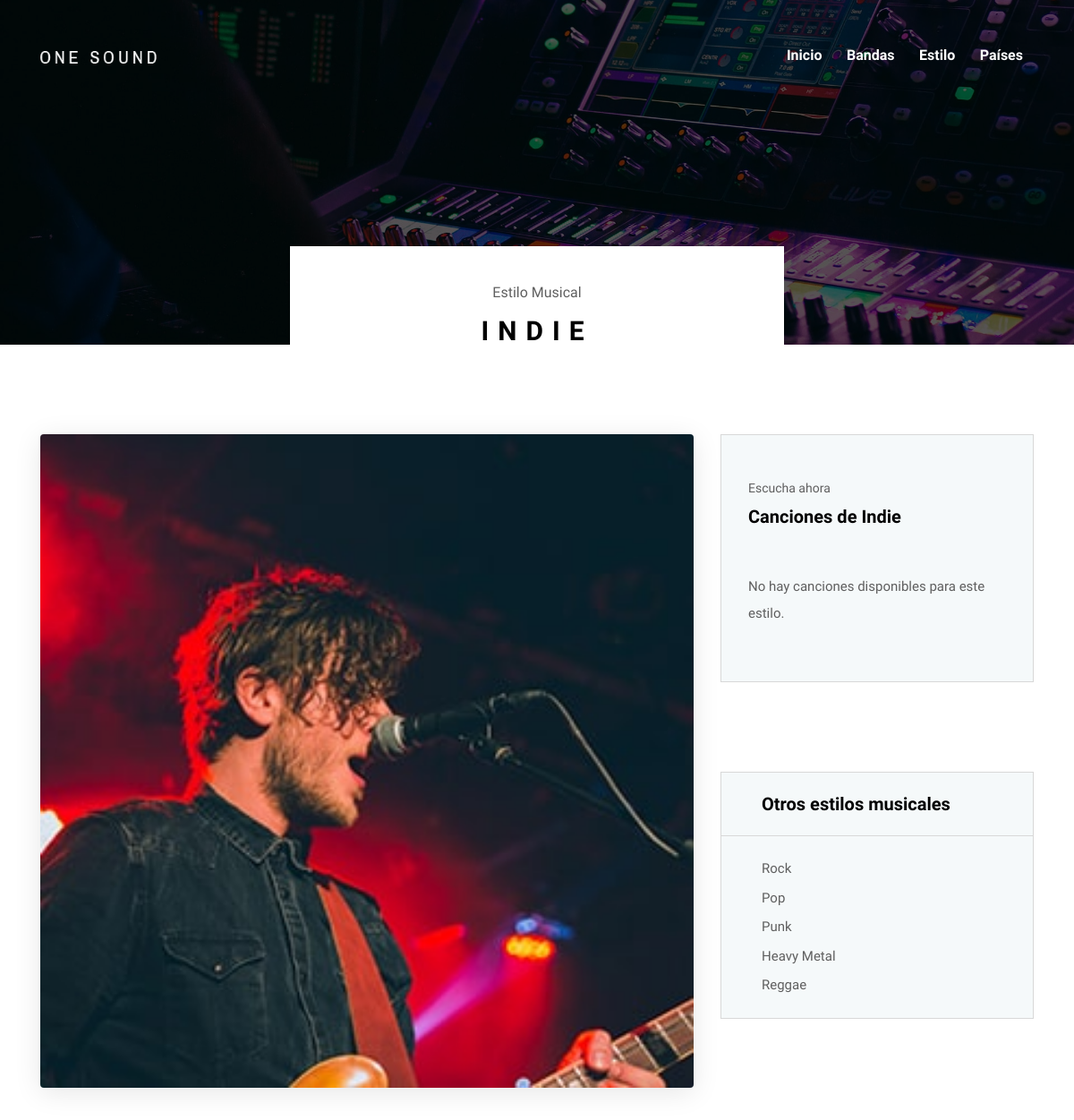
Before: /estilo/6/ (upper part) with the older database file.
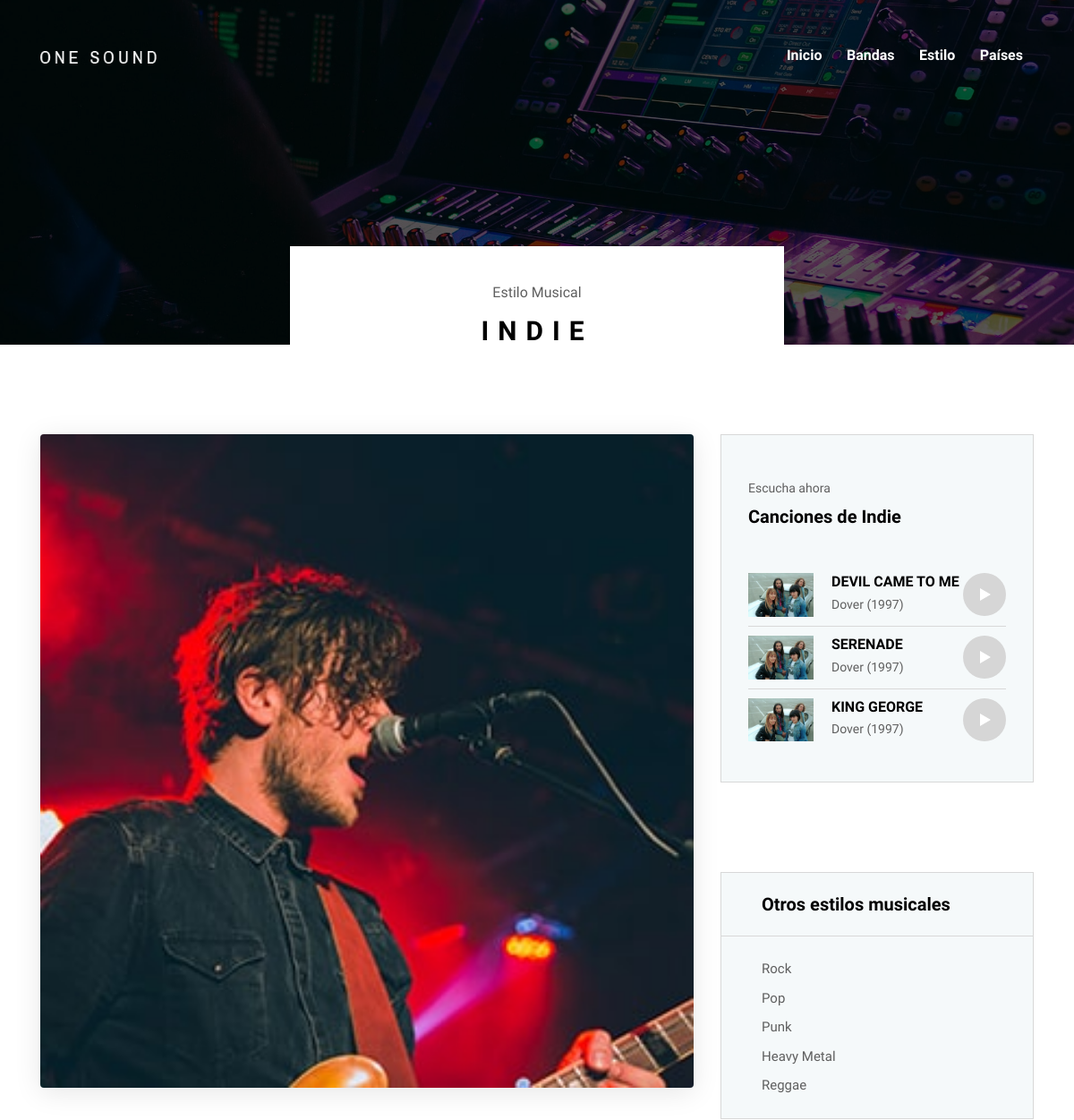
After: the same page with the newer database file.
### jukeBoxApp/models.py (models this page shows, shortened)
class EstiloMusical(models.Model):
    nombre = models.CharField(max_length=50)
    descripcion = models.TextField()

class Cancion(models.Model):
    titulo = models.CharField(max_length=200)
    banda = models.ForeignKey(Banda, on_delete=models.CASCADE, related_name='canciones')
    anio_publicacion = models.IntegerField()
    archivo_audio = models.FileField(upload_to='canciones/', blank=True, null=True)
    class Meta:
        verbose_name = "Canción"
        verbose_name_plural = "Canciones"
        ordering = ['anio_publicacion']

class Banda(models.Model):
    nombre = models.CharField(max_length=200)
    pais_origen = models.ForeignKey(Pais, on_delete=models.CASCADE)
    estilos = models.ManyToManyField(EstiloMusical)
    anio_formacion = models.IntegerField()
    descripcion = models.TextField()
    imagen = models.ImageField(upload_to='bandas/', blank=True, null=True)

### jukeBoxApp/views.py (the view)
# urls.py: path('estilo/<int:pk>/', views.estilo_detalle, name='estilo_detalle'),
def estilo_detalle(request, pk):
    estilo = get_object_or_404(EstiloMusical, pk=pk)
    estilos_relacionados = EstiloMusical.objects.exclude(pk=pk)[:5]
    bandas_con_estilo = estilo.banda_set.all()
    canciones = Cancion.objects.filter(banda__in=bandas_con_estilo).order_by('?')[:3]
    return render(request, 'jukeBoxApp/estilo_detalle.html', {
        'estilo': estilo,
        'estilos_relacionados': estilos_relacionados,
        'canciones': canciones
    })

### jukeBoxApp/templates/jukeBoxApp/estilo_detalle.html (shortened to what this page needs)
{% extends "jukeBoxApp/base.html" %}
{% load static %}
{% block breadcumb_title %}{{ estilo.nombre }}{% endblock %}
{% block breadcumb_subtitle %}Estilo Musical{% endblock %}
{% block breadcumb_style %}background-image: url({% static 'img/bg-img/breadcumb3.jpg' %});{% endblock %}
{% block content %}
<section class="band-details-area section-padding-100">
    <div class="container">
        <div class="row">
            <div class="col-12 col-lg-8">
                <div class="band-details-content">
                    <div class="band-thumbnail mb-50">
                        <img src="{% static 'img/bg-img/a2.jpg' %}" alt="{{ estilo.nombre }}">
                    </div>
                </div>
            </div>
            <div class="col-12 col-lg-4">
                <div class="band-sidebar">
                    <div class="new-hits-area mb-100">
                        <div class="section-heading text-left mb-50">
                            <p>Escucha ahora</p>
                            <h5>Canciones de {{ estilo.nombre }}</h5>
                        </div>
                        {% if canciones %}
                            {% for cancion in canciones %}
                            <div class="single-new-item d-flex align-items-center justify-content-between wow fadeInUp" data-wow-delay="{{ forloop.counter }}00ms">
                                <div class="first-part d-flex align-items-center">
                                    <div class="thumbnail">
                                        {% if cancion.banda.imagen %}
                                            <img src="{{ cancion.banda.imagen.url }}" alt="{{ cancion.titulo }}">
                                        {% else %}
                                            <img src="{% static 'img/bg-img/wt7.jpg' %}" alt="{{ cancion.titulo }}">
                                        {% endif %}
                                    </div>
                                    <div class="content-">
                                        <h6>{{ cancion.titulo }}</h6>
                                        <p>{{ cancion.banda.nombre }} ({{ cancion.anio_publicacion }})</p>
                                    </div>
                                </div>
                            </div>
                            {% endfor %}
                        {% else %}
                            <p>No hay canciones disponibles para este estilo.</p>
                        {% endif %}
                    </div>
                    <div class="single-widget-area mb-30">
                        <div class="widget-title">
                            <h5>Otros estilos musicales</h5>
                        </div>
                        <div class="widget-content">
                            <ul>
                                {% for otro_estilo in estilos_relacionados %}
                                    {% if otro_estilo.id != estilo.id %}
                                    <li><a href="{% url 'estilo_detalle' otro_estilo.id %}">{{ otro_estilo.nombre }}</a></li>
                                    {% endif %}
                                {% endfor %}
                            </ul>
                        </div>
                    </div>
                </div>
            </div>
        </div>
    </div>
</section>
{% endblock %}

Changed rows visible on the page:
added Cancion: banda.imagen (picture), titulo "DEVIL CAME TO ME", banda.nombre "Dover", anio_publicacion "1997"
added Cancion: banda.imagen (picture), titulo "SERENADE", banda.nombre "Dover", anio_publicacion "1997"
added Cancion: banda.imagen (picture), titulo "KING GEORGE", banda.nombre "Dover", anio_publicacion "1997"
Other visible differences:
text no longer shown: "No hay canciones disponibles para este estilo."
